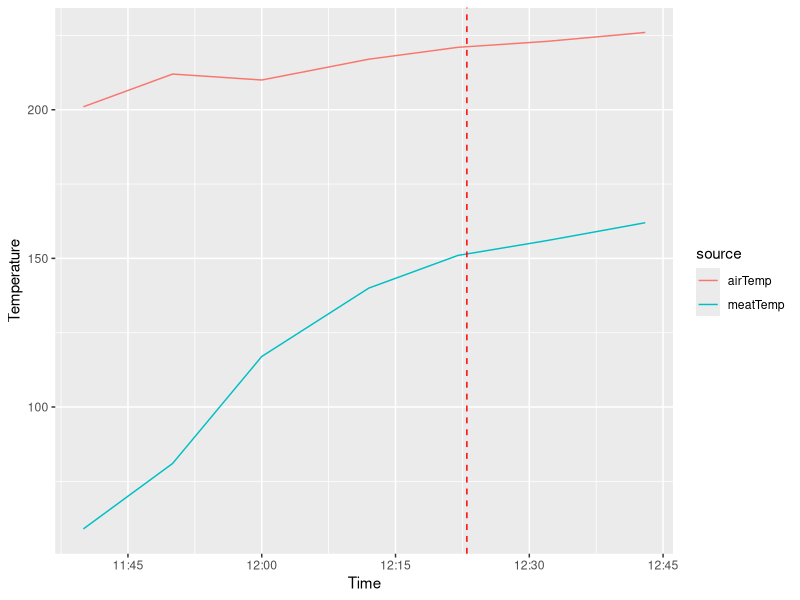

The R source for this figure:
## ---- chunk 1
library(ggplot2)
library(dplyr)
library(tidyr)

time=c('11:40','11:50','12:00','12:12','12:22','12:32','12:43')
meatTemp=c(59,81,117,140,151,156,162)
airTemp=c(201,212,210,217,221,223,226)
# 12:23 - reduced venting slightly
hm=as.POSIXct(strptime(time, '%H:%M',tz='GMT')) 
df=data.frame(meatTemp,airTemp,hm) %>%
  gather(source,temp,-hm)
ggplot(df,aes(hm,temp,color=source)) + 
  geom_line() + 
  ylab('Temperature') +
  xlab('Time') +
  geom_vline(xintercept = as.POSIXct(strptime('12:23', '%H:%M',tz='GMT')) ,linetype='dashed',size=0.5,color='red')
  
